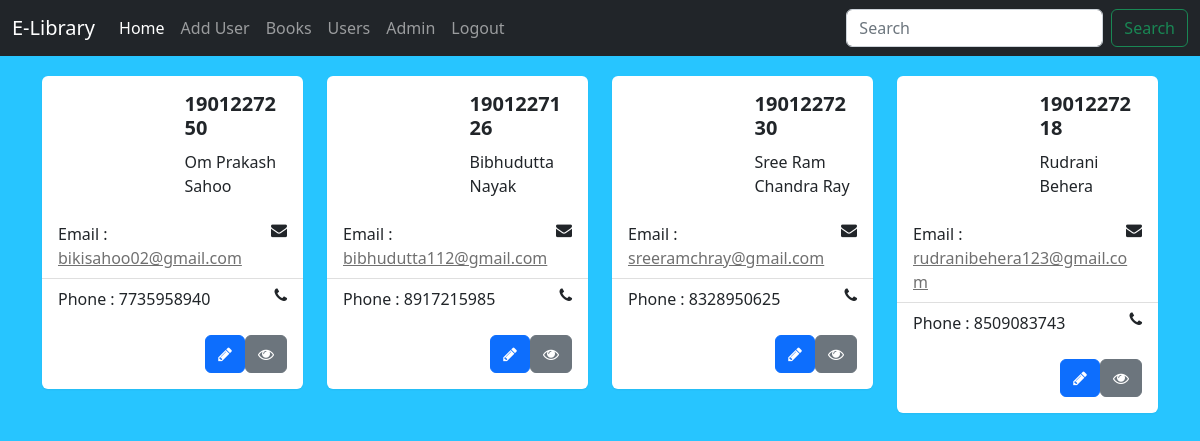
The app's page /all_user/ with its own data.
### Library/models.py (models this page shows, shortened)
class Users(models.Model):
    user_name = models.CharField(max_length=10)
    email = models.EmailField()
    mobile = models.IntegerField()
    user_id = models.IntegerField()
    gender = models.CharField(max_length=6)
    catagory = models.CharField(max_length=60)
    penalty = models.IntegerField()
    duration = models.IntegerField()
    count = models.IntegerField()
    limit = models.IntegerField()

### Library/views.py (the view)
# urls.py: path('all_user/', views.all_user),
def all_user(request):
    use = Users.objects.all()
    context = {'users':use}
    return render(request,'User/all_user.html',context)

### Library/templates/User/all_user.html (shortened to what this page needs)
<!DOCTYPE html>
{% extends 'base.html' %}
{% load mathfilters %}
{% block content %}
<html lang="en">
<head>
    <link href="https://maxcdn.bootstrapcdn.com/font-awesome/4.3.0/css/font-awesome.min.css" rel="stylesheet">
</head>
<body>
<div class="container">
    {% for user in users %}
        {% if forloop.counter0|divisibleby:4 %}
        <div class="row">
            {% endif %}
            <div class="col-md-6 col-xl-3">
                <div class="card m-b-30">
                    <div class="card-body row">
                        <div class="col-6">
                        </div>
                        <div class="col-6 card-title align-self-center mb-0">
                            <h5>{{user.user_id}}</h5>
                            <p class="m-0">{{ user.user_name }}</p>
                        </div>
                    </div>
                    <ul class="list-group list-group-flush">
                        <li class="list-group-item"><i class="fa fa-envelope float-right"></i>Email : <a href="#">{{ user.email }}</a></li>
                        <li class="list-group-item"><i class="fa fa-phone float-right"></i>Phone : {{ user.mobile }}</li>
                    </ul>
                    <div class="card-body">
                        <div class="float-right btn-group btn-group-sm">
                            <form action="/user/edit_user/" method="post">
                                <button type="submit" name="edit_user_detail" value="{{ user.id }}" class="btn btn-primary tooltips" data-placement="top" data-toggle="tooltip" data-original-title="Edit"><i class="fa fa-pencil"></i></button>
                            </form>
                            <form action="/user/profile_view/" method="post">
                             <button type="submit" name="id" value="{{ user.id }}" class="btn btn-secondary tooltips" data-placement="top" data-original-title="View"><i class="fa fa-eye"></i></button>
                            </form>
                        </div>
                    </div>
                </div>
            </div>
           {% with r=forloop.counter0|sub:3 %}
            {% if r|divisibleby:4 %}
            </div>
                {% endif %}
                {% endwith %}
    {% endfor %}
</div>
</body>
</html>
{% endblock %}

### Library/templates/base.html (shortened to what this page needs)
<!DOCTYPE html>
<html lang="en">
<head>
<link href="https://cdn.jsdelivr.net/npm/bootstrap@5.2.0-beta1/dist/css/bootstrap.min.css" rel="stylesheet">
</head>
<nav class="navbar navbar-expand-lg navbar-dark bg-dark">
    <div class="container-fluid">
      <a class="navbar-brand" href="/home">E-Library</a>
      <div class="collapse navbar-collapse" id="navbarSupportedContent">
        <ul class="navbar-nav me-auto mb-2 mb-lg-0">
          <li class="nav-item">
            <a class="nav-link active" aria-current="page" href="/">Home</a>
          </li>
          <li class="nav-item">
            <a class="nav-link" href="/add_user"></i>Add User</a>
          </li>
          <li class="nav-item">
            <a class="nav-link" href="/books">Books</a>
          </li>
          <li class="nav-item">
            <a class="nav-link" href="/all_user">Users</a>
          </li>
          <li class="nav-item">
            <a class="nav-link" href="/admin">Admin</a>
          </li>
          <li class="nav-item">
            <a class="nav-link" href="/logoutUser">Logout</a>
          </li>
        </ul>
        <form class="d-flex" role="search">
          <input class="form-control me-2" type="search" placeholder="Search" aria-label="Search">
          <button class="btn btn-outline-success" type="submit">Search</button>
        </form>
      </div>
    </div>
  </nav>
 <div>
   {% block content %}
    {% endblock %}
 </div>
</html>

### Library/templates/User/all_user.html (style rules this page uses)
body { background: #27c5ff; }
.card { border: none; -webkit-box-shadow: 0 1px 2px 0 rgba(0,0,0,.05); box-shadow: 0 1px 2px 0 rgba(0,0,0,.05); margin-bottom: 30px; }
h1, h2, h3, h4, h5, h6 { margin: 0 0 10px; font-weight: 600; }
a { color: #707070; }
.container { padding-top: 20px; }
.float-right { float: right; }

### records on screen
Users: user_id "1901227250", user_name "Om Prakash Sahoo", email "bikisahoo02@gmail.com", mobile "7735958940", {{ user.id }} 9 (drawn)
Users: user_id "1901227126", user_name "Bibhudutta Nayak", email "bibhudutta112@gmail.com", mobile "8917215985", {{ user.id }} 10 (drawn)
Users: user_id "1901227230", user_name "Sree Ram Chandra Ray", email "sreeramchray@gmail.com", mobile "8328950625", {{ user.id }} 11 (drawn)
Users: user_id "1901227218", user_name "Rudrani Behera", email "rudranibehera123@gmail.com", mobile "8509083743", {{ user.id }} 12 (drawn)
